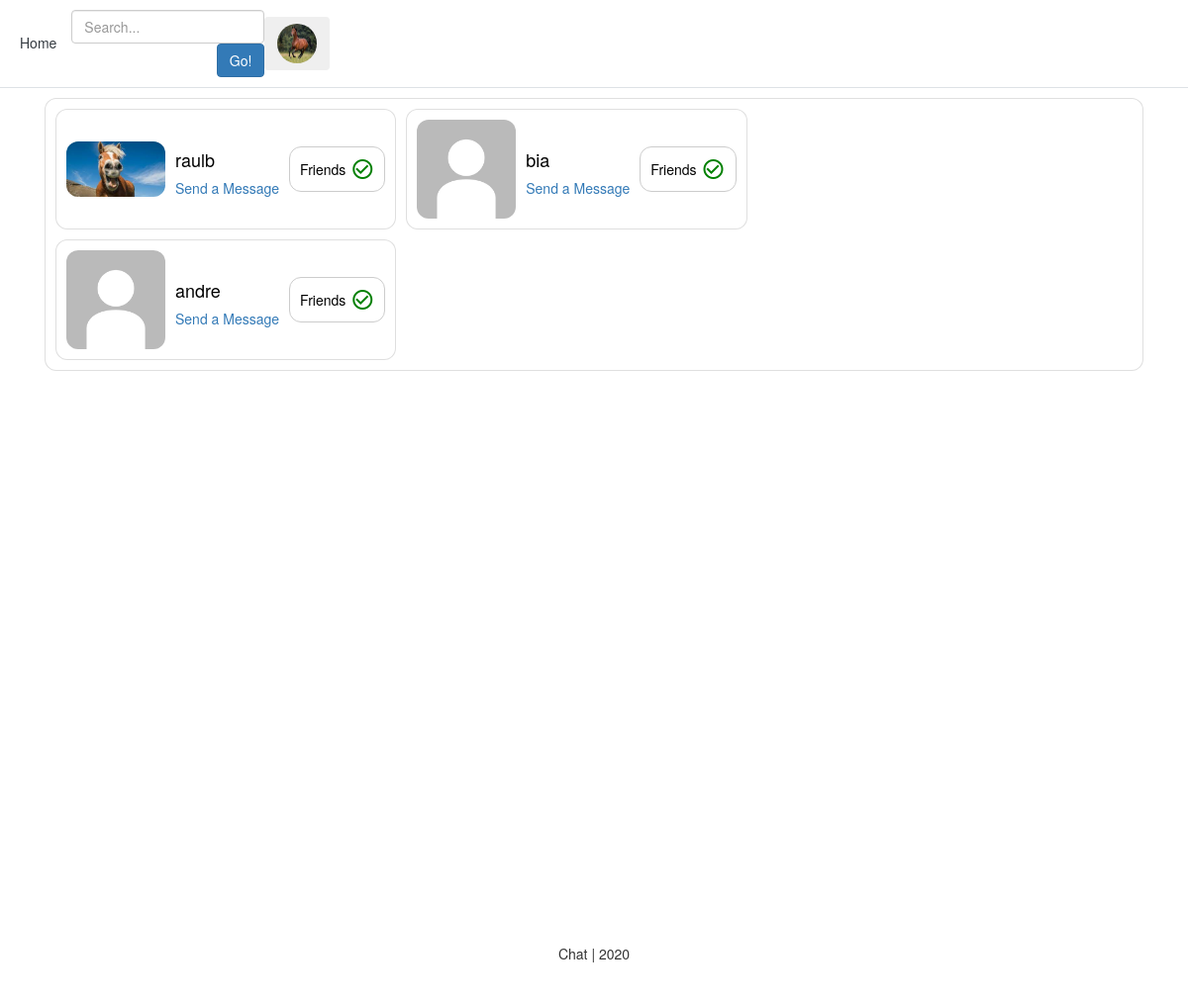
Page /friend/friend_list/3 (signed in) on the committed database.
### account/models.py (models this page shows, shortened)
class Account(AbstractBaseUser):
    email = models.EmailField(verbose_name='email', max_length=60, unique=True)
    username = models.CharField(max_length=60, unique=True)
    date_joined = models.DateTimeField(auto_now_add=True, verbose_name='date joined')
    last_login = models.DateTimeField(auto_now_add=True, verbose_name='last login')
    is_admin = models.BooleanField(default=False)
    is_active = models.BooleanField(default=True)
    is_staff = models.BooleanField(default=False) #i overwrite is_.., from AbstractBaseUser
    is_superuser = models.BooleanField(default=False)
    profile_image = models.ImageField(max_length=255, null=True, blank=True, upload_to=get_profile_image_path, default=get_default_profile_image)
    hide_email = models.BooleanField(default=True)
    objects = MyAccountManager()
    USERNAME_FIELD = 'email'
    REQUIRED_FIELDS = ['username']
    def __str__(self):
        return self.username

### friend/views.py (the view)
# urls.py: path('friend_list/<user_id>', friend_list, name='friend-list'),
def friend_list(request, *args, **kwargs):
    user = request.user
    context = {'user': user}
    if user.is_authenticated:
        user_id = kwargs.get('user_id')
        try:
            this_user = Account.objects.get(pk=user_id)
            context['this_user'] = this_user
        except Account.DoesNotExist as e:
            return HttpResponse('This user does not exist.')
        try:
            friend_list = FriendList.objects.get(user=this_user)
        except FriendList.DoesNotExist as e:
            return HttpResponse('Friend list does not exist')
        if user != this_user:
            if not user in friend_list.friends.all():
                return HttpResponse('You must be friends to view their friends list.')
        auth_user_friend_list = FriendList.objects.get(user=user)
        friends = []
        for friend in friend_list.friends.all():
                friends.append((friend, auth_user_friend_list.is_mutual_friend(friend)))
        context['friends'] = friends
    else:
        return HttpResponse('You must be authenticated!')
    return render(request, 'friend/friend_list.html', context)

### friend/models.py (called while the page is built)
    def is_mutual_friend(self, friend):
        if friend in self.friends.all():
            return True
        return False

### friend/templates/friend/friend_list.html (shortened to what this page needs)
{% extends 'base.html' %}
{% load static %}
{% block content %}
<div class="container">
	<div class="card p-2">
		{% if friends %}
		<div class="d-flex flex-row flex-wrap">
		{% for friend in friends %}
		<div class="card flex-row flex-grow-1 p-2 mx-2 my-2 align-items-center">
			<a class="profile-link" href="{% url 'account:account' user_id=friend.0.pk %}">
				<div class="card-image m-2">
					<img class="img-fluid profile-image" src="{{friend.0.profile_image.url}}" alt="">
				</div>
			</a>
			<div class="card-center px-2">
				<a class="profile-link" href="{% url 'account:account' user_id=friend.0.pk %}">
					<h4 class="card-title">{{friend.0.username|truncatechars:50}}</h4>
				</a>
				{% if friend.1 %}
				<a href="{% url 'private_chat:private-chat' user1=user user2=friend.0.username %}" >Send a Message</a>
				{% endif %}
			</div>
			<div class="d-flex flex-row card-right flex-grow-1 justify-content-end mx-2">
				{% if friend.1 %}
					<div class="d-flex flex-row friends-text-container p-3">
						<p class="friends-text m-auto">
							Friends
						</p>
						<span class="material-icons checkmark-icon m-auto pl-2">
						</span>
					</div>
				{% endif %}
			</div>
		</div>
		{% if forloop.counter|divisibleby:2 %}
		</div><div class="d-flex flex-row flex-wrap">
		{% endif %}
		{% endfor %}
		{% else %}
		<div class="d-flex flex-row flex-grow-1 justify-content-center align-items-center p-4">
			<p>No friends :(</p>
		</div>
		{% endif %}
		</div>
	</div>
</div>
{% endblock content %}

### personal/templates/personal/header.html (shortened to what this page needs)
{% load static %}
<link rel="stylesheet" href="http://maxcdn.bootstrapcdn.com/bootstrap/3.3.6/css/bootstrap.min.css">
<div class="d-flex flex-column flex-lg-row p-3 px-md-4 mb-3 bg-white border-bottom shadow-sm">
	<div class="d-none d-md-flex flex-row my-auto flex-grow-1 align-items-center">
		<h5 class="mr-3 font-weight-normal justify-content-start">
			<a class="p-2 text-dark" href="{% url 'home' %}">Home</a>
		</h5>
		<form class="search-bar justify-content-start" method="GET" action="{% url 'account:search' %}">
			<input type="text" class="form-control" name="search" id="id_q_small" placeholder="Search...">
            <input class="btn btn-primary float-right" id="button-search" type="submit" value="Go!">
		</form>
		<div class="d-flex flex-row-reverse flex-grow-1">
			<nav class="">
				{% if request.user.is_authenticated %}
                    <div class="dropdown">
                      <button class="btn dropdown-toggle" type="button" id="dropdownMenu2" data-toggle="dropdown" aria-haspopup="true" aria-expanded="false">
                        <img class="account-image rounded-circle m-auto d-block dropdown-toggle" id="id_profile_links" data-toggle="dropdown" aria-haspopup="true" aria-expanded="false" src="{{ user.profile_image.url }}" width="40" height="40">
                      </button>
                    </div>
				{% else %}
					<a class="p-2 text-dark" href="{% url 'account:login' %}">Login</a>
					<a class="btn btn-outline-primary" href="{% url 'account:register' %}">Register</a>
				{% endif %}
			</nav>
		</div>
	</div>
</div>

### personal/templates/personal/base_css.html (style rules this page uses)
body { background-color: #f2f2f2; font-family: "Segoe UI"; font-weight: 380; }
:root { --main-background-color: #f2f2f2; --dark-background-color: #a2a2a2; --secondary-text-color: #808080; --light-primary-text-color: #0080ff; }

### friend/templates/friend/friend_list.html (style rules this page uses)
.profile-image { max-height: 100px; max-width: 100px; }
.profile-image { border-radius: 12px; }
.card { border-radius: 12px; }
.friends-text { color: #000; font-weight: 500; }
.friends-text-container { border: 1px solid #cccccc; border-radius: 12px; }
.dropdown-toggle::after { content: none; }
.profile-link { color: #000; }
.checkmark-icon { color: green; }

### rows in the picture
Account: profile_image (picture)
Account: profile_image (picture), username "raulb"
Account: profile_image (placeholder picture), username "bia"
Account: profile_image (placeholder picture), username "andre"
